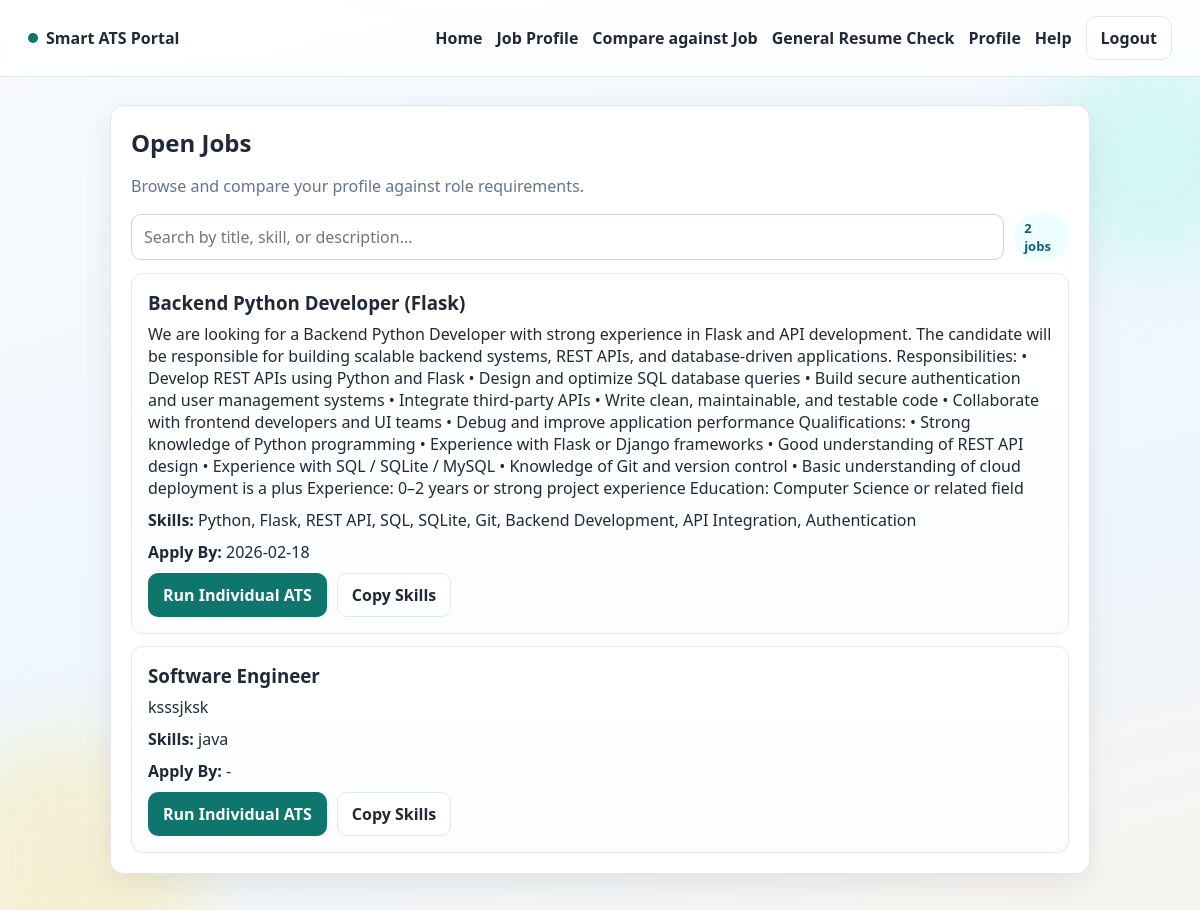
/jobs (signed in), run on an earlier commit of the app's database.
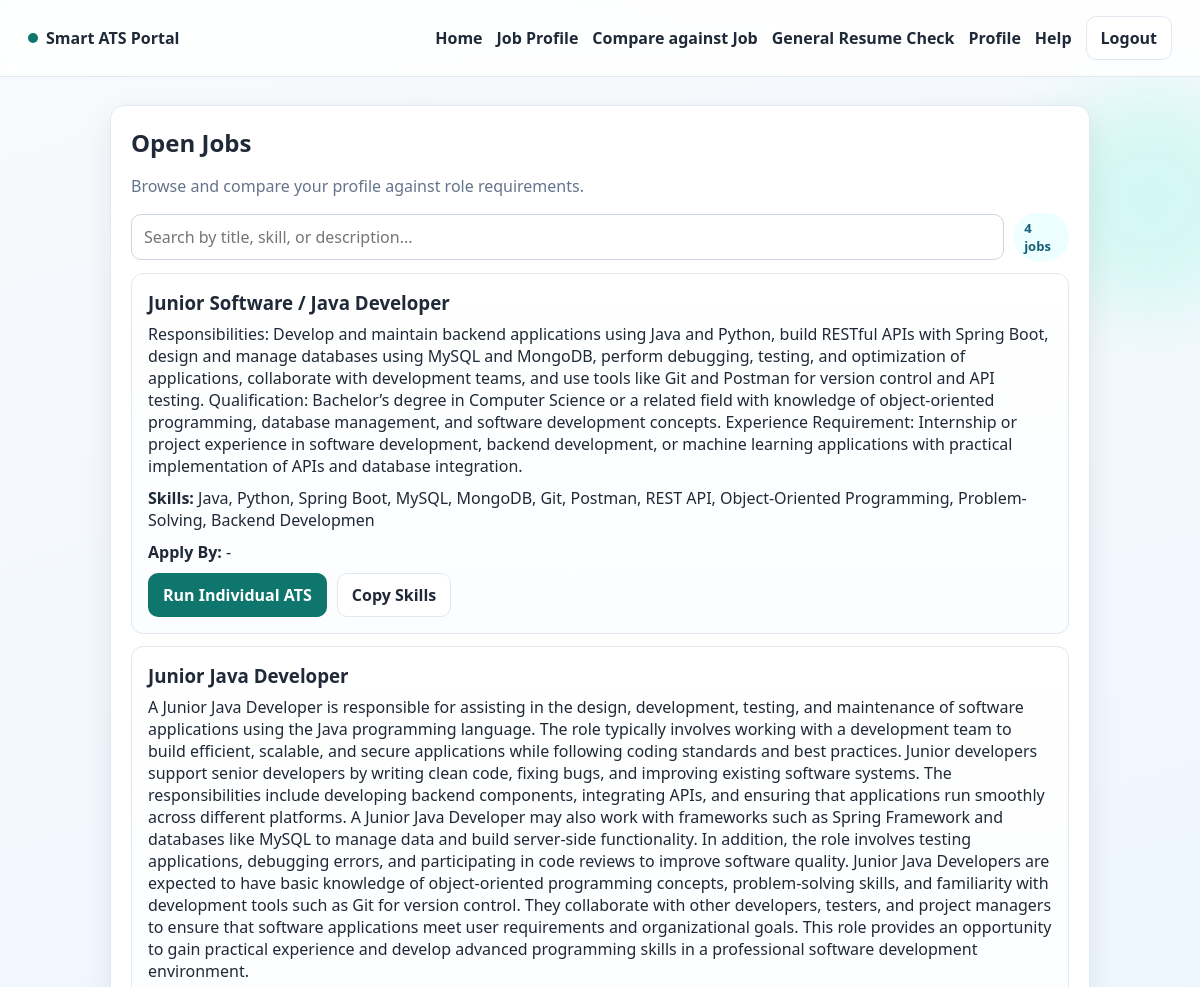
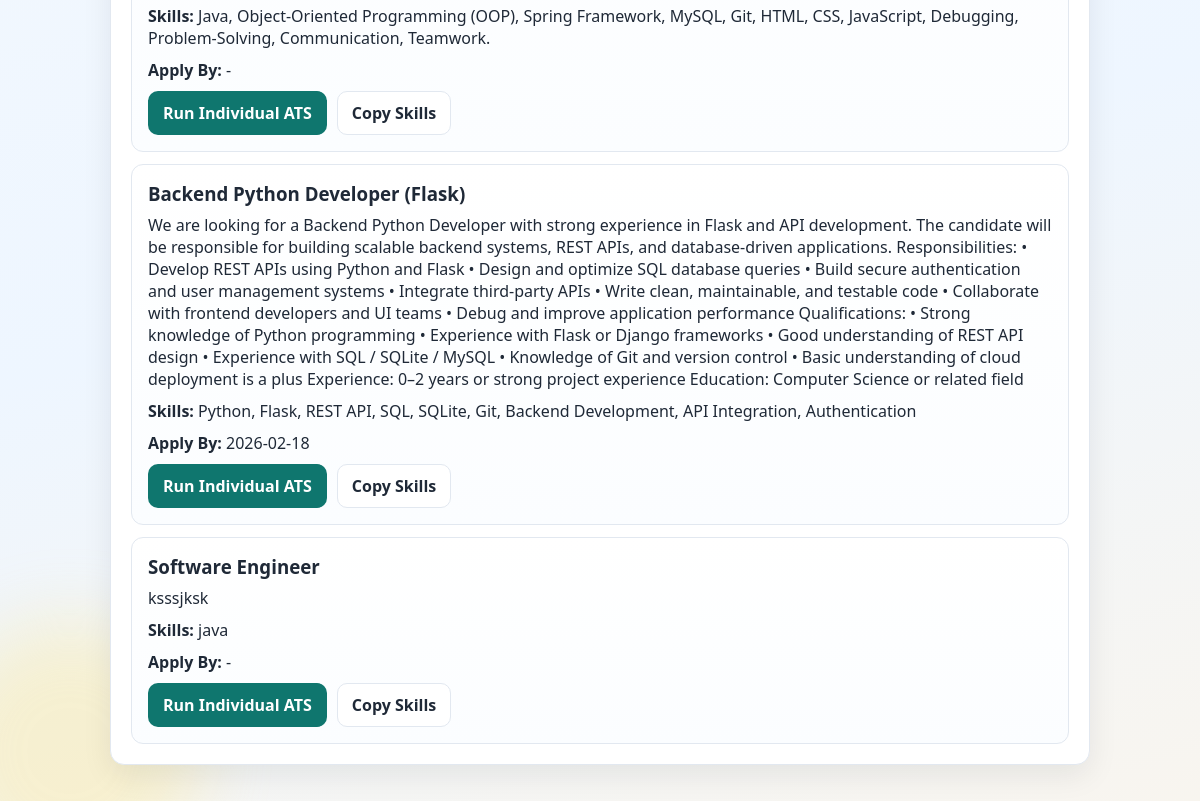
And on a later commit of the database (2 pictures, top to bottom).
### tables this page shows
CREATE TABLE jobs(
        id INTEGER PRIMARY KEY AUTOINCREMENT,
        title TEXT,
        description TEXT,
        skills TEXT,
        recruiter_email TEXT
    , application_deadline TEXT);

### app.py (the view)
@app.route("/jobs")
def jobs():
    if "user" not in session:
        flash("Please log in to view jobs.", "error")
        return redirect("/")
    conn = get_db_connection()
    cur = conn.cursor()
    cur.execute("SELECT * FROM jobs ORDER BY id DESC")
    all_jobs = cur.fetchall()
    conn.close()
    return render_template("jobs.html", jobs=all_jobs, resume_uploaded="resume_text" in session)

### app.py (called while the page is built)
def get_db_connection():
    conn = sqlite3.connect("database.db", timeout=10)
    conn.row_factory = sqlite3.Row
    return conn

@app.context_processor
def inject_user_context():
    return {
        "is_logged_in": "user" in session,
        "user_email": session.get("user"),
        "role": session.get("role"),
    }

### templates/jobs.html (shortened to what this page needs)
{% extends "base.html" %}
{% block content %}
<section class="card fade-up">
  <div class="section-head">
    <h1>Open Jobs</h1>
    <p>Browse and compare your profile against role requirements.</p>
  </div>
  <div class="toolbar">
    <input id="jobSearch" type="text" placeholder="Search by title, skill, or description...">
    <span id="jobCount" class="pill">{{ jobs|length }} jobs</span>
  </div>
  <div id="jobsList" class="job-grid">
    {% for job in jobs %}
      <article class="job-card" data-title="{{ job['title']|lower }}" data-desc="{{ (job['description'] or '')|lower }}" data-skills="{{ (job['skills'] or '')|lower }}">
        <h3>{{ job["title"] }}</h3>
        <p>{{ job["description"] or "No description provided." }}</p>
        <p><strong>Skills:</strong> {{ job["skills"] or "Not specified" }}</p>
        <p><strong>Apply By:</strong> {{ job["application_deadline"] or "-" }}</p>
        <div class="job-actions">
          {% if role == "student" %}
            <a class="btn-primary" href="/upload_resume_individual">Run Individual ATS</a>
          {% elif role == "recruiter" %}
            <a class="btn-outline" href="/recruiter/jobs/{{ job['id'] }}">View Details</a>
            <a class="btn-primary" href="/recruiter/jobs/{{ job['id'] }}/edit">Edit Job</a>
          {% endif %}
          {% if job["skills"] %}
            <button class="btn-outline copy-skills-btn" data-skills="{{ job['skills'] }}">Copy Skills</button>
          {% endif %}
        </div>
      </article>
    {% endfor %}
  </div>
</section>
{% endblock %}

### templates/base.html (shortened to what this page needs)
<!DOCTYPE html>
<html lang="en">
<head>
  <link rel="stylesheet" href="{{ url_for('static', filename='css/style.css') }}">
</head>
<body>
  <div class="bg-orb orb-1"></div>
  <div class="bg-orb orb-2"></div>
  <header class="topbar">
    <a class="brand" href="{{ '/recruiter' if role == 'recruiter' else ('/student' if role == 'student' else '/') }}">
      <span class="brand-dot"></span>
      <span>Smart ATS Portal</span>
    </a>
    <nav class="topnav">
      {% if is_logged_in %}
        {% if role == "recruiter" %}
          <a href="/recruiter">Dashboard</a>
          <a href="/jobs">Jobs</a>
          <a href="/post_job">Post Job</a>
        {% else %}
          <a href="/student">Home</a>
          <a href="/student/job-profile">Job Profile</a>
          <a href="/upload_resume">Compare against Job</a>
          <a href="/upload_resume_individual">General Resume Check</a>
          <a href="/student/profile">Profile</a>
          <a href="/student/help">Help</a>
        {% endif %}
        <a class="btn-outline" href="/logout">Logout</a>
      {% else %}
        <a href="/">Login</a>
        <a href="/register">Register</a>
      {% endif %}
    </nav>
  </header>
  <main class="container">
    {% block content %}{% endblock %}
  </main>
</body>
</html>

### static/css/style.css (style rules this page uses)
:root { --bg: #f7f9fc; --card: #ffffff; --ink: #1f2937; --muted: #64748b; --line: #e2e8f0; --brand: #0f766e; --brand-strong: #115e59; --accent: #f59e0b; --danger: #b91c1c; --ok: #047857; --shadow: 0 10px 30px rgba(15, 23, 42, 0.08); }
* { box-sizing: border-box; }
body { margin: 0; color: var(--ink); background: linear-gradient(165deg, #f8fafc 0%, #eef6ff 65%, #f8f5ef 100%); font-family: "Segoe UI", Tahoma, Geneva, Verdana, sans-serif; min-height: 100vh; }
.bg-orb { position: fixed; border-radius: 999px; filter: blur(36px); z-index: -1; opacity: 0.35; }
.orb-1 { width: 220px; height: 220px; background: #99f6e4; top: 5%; right: -60px; }
.orb-2 { width: 260px; height: 260px; background: #fde68a; bottom: -80px; left: -60px; }
.topbar { display: flex; justify-content: space-between; align-items: center; padding: 16px 28px; border-bottom: 1px solid var(--line); background: rgba(255, 255, 255, 0.85); backdrop-filter: blur(8px); position: sticky; top: 0; z-index: 2; }
.brand { display: inline-flex; align-items: center; gap: 8px; text-decoration: none; color: var(--ink); font-weight: 700; }
.brand-dot { width: 10px; height: 10px; border-radius: 999px; background: var(--brand); }
.topnav { display: flex; align-items: center; gap: 14px; }
.topnav a { text-decoration: none; color: var(--ink); font-weight: 600; }
.container { width: min(980px, 92%); margin: 28px auto 36px; }
.hero h1, .section-head h1, .section-head h2 { margin: 0; }
.hero p, .section-head p, .helper-text { color: var(--muted); }
.card { background: var(--card); border: 1px solid var(--line); border-radius: 14px; padding: 20px; box-shadow: var(--shadow); margin-bottom: 18px; }
input, select, textarea, button { font: inherit; }
input, select, textarea { width: 100%; border: 1px solid #cbd5e1; border-radius: 10px; padding: 11px 12px; outline: none; }
.btn-primary, .btn-outline { display: inline-flex; justify-content: center; align-items: center; padding: 10px 14px; border-radius: 10px; font-weight: 700; border: 1px solid transparent; text-decoration: none; cursor: pointer; }
.btn-primary { background: var(--brand); color: #fff; }
.btn-outline { border-color: var(--line); background: #fff; color: var(--ink); }
.toolbar { display: flex; gap: 10px; align-items: center; margin: 14px 0 8px; }
.pill { background: #ecfeff; color: #155e75; border-radius: 999px; padding: 6px 10px; font-weight: 700; font-size: 13px; }
.job-grid { display: grid; gap: 12px; margin-top: 12px; }
.job-card { border: 1px solid var(--line); border-radius: 12px; padding: 16px; background: linear-gradient(180deg, #ffffff 0%, #fbfdff 100%); }
.job-card h3 { margin: 0 0 8px; }
.job-card p { margin: 0 0 10px; }
.job-actions { display: flex; gap: 10px; align-items: center; flex-wrap: wrap; margin-top: 10px; }
.fade-up { animation: fadeUp 420ms ease both; }

What changed in the data, as far as the page shows it:
added jobs: title "Junior Software / Java Developer", description "Responsibilities: Develop and maintain backend applications using Java and Python, build RESTful APIs with Spring Boot, design and manage databases using MySQL and MongoDB, perform debugging, testing, and optimization of applications, collaborate with development teams, and use tools like Git and Postman for version control and API testing. Qualification: Bachelor’s degree in Computer Science or a related field with knowledge of object-oriented programming, database management, and software development concepts. Experience Requirement: Internship or project experience in software development, backend development, or machine learning applications with practical implementation of APIs and…", skills "Java, Python, Spring Boot, MySQL, MongoDB, Git, Postman, REST API, Object-Oriented Programming, Problem-Solving, Backend Developmen", job "-"
added jobs: title "Junior Java Developer", description "A Junior Java Developer is responsible for assisting in the design, development, testing, and maintenance of software applications using the Java programming language. The role typically involves working with a development team to build efficient, scalable, and secure applications while following coding standards and best practices. Junior developers support senior developers by writing clean code, fixing bugs, and improving existing software systems. The responsibilities include developing backend components, integrating APIs, and ensuring that applications run smoothly across different platforms. A Junior Java Developer may also work with frameworks such as Spring Framework and databases…", skills "Java, Object-Oriented Programming (OOP), Spring Framework, MySQL, Git, HTML, CSS, JavaScript, Debugging, Problem-Solving, Communication, Teamwork.", job "-"
Also different on the page:
{{ jobs|length }}: "2" → "4"
